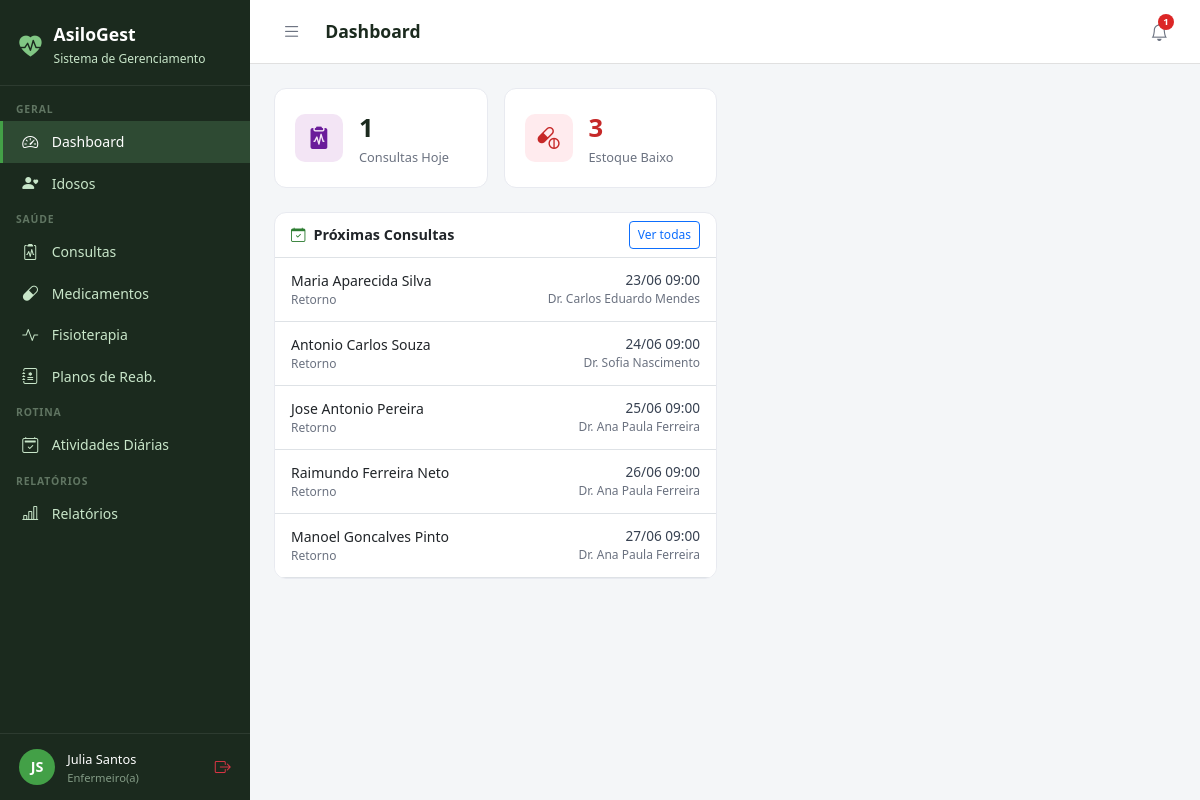
/dashboard/ (signed in), run on the app's committed database.
### core/models.py (models this page shows, shortened)
class Usuario(AbstractUser):
    PERFIL_CHOICES = [
        ('administrador', 'Administrador'),
        ('medico', 'Médico'),
        ('fisioterapeuta', 'Fisioterapeuta'),
        ('enfermeiro', 'Enfermeiro(a)'),
        ('recepcionista', 'Recepcionista'),
        ('familiar', 'Familiar do Idoso'),
    ]
    perfil = models.CharField(
        max_length=20, choices=PERFIL_CHOICES,
        default='recepcionista', verbose_name='Perfil de Acesso'
    )
    telefone = models.CharField(max_length=15, blank=True, verbose_name='Telefone')
    cpf = models.CharField(max_length=14, unique=True, null=True, blank=True, verbose_name='CPF')
    foto = models.ImageField(upload_to='usuarios/', blank=True, null=True, verbose_name='Foto')
    data_nascimento = models.DateField(null=True, blank=True, verbose_name='Data de Nascimento')
    especialidade = models.CharField(
        max_length=100, blank=True, verbose_name='Especialidade',
        help_text='Preencha para Médico ou Fisioterapeuta'
    )
    data_admissao = models.DateField(null=True, blank=True, verbose_name='Data de Admissão')
    primeiro_acesso = models.BooleanField(
        default=True, verbose_name='Primeiro Acesso',
        help_text='Usuário deve definir senha no primeiro login'
    )
    ativo = models.BooleanField(default=True, verbose_name='Ativo')
    criado_em = models.DateTimeField(auto_now_add=True)
    class Meta:
        verbose_name = 'Usuário'
        verbose_name_plural = 'Usuários'
        ordering = ['first_name', 'last_name']
    @property
    def is_administrador(self):
        return self.perfil == 'administrador' or self.is_superuser
    @property
    def is_medico(self):
        return self.perfil == 'medico'
    @property
    def is_fisioterapeuta(self):
        return self.perfil == 'fisioterapeuta'
    @property
    def is_enfermeiro(self):
        return self.perfil == 'enfermeiro'
    @property
    def is_recepcionista(self):
        return self.perfil == 'recepcionista'
    @property
    def is_familiar(self):
        return self.perfil == 'familiar'
    @property
    def pode_ver_saude(self):
        return (self.is_administrador or self.is_medico
                or self.is_fisioterapeuta or self.is_enfermeiro)
    @property
    def pode_cadastrar_usuarios(self):
        return self.is_administrador or self.is_recepcionista
    @property
    def pode_cadastrar_idosos(self):
        return self.is_administrador or self.is_recepcionista
    @property
    def pode_administrar(self):
        return self.is_administrador

### consultas/models.py (models this page shows, shortened)
class Consulta(models.Model):
    TIPO_CHOICES = [
        ('rotina', 'Consulta de Rotina'),
        ('urgencia', 'Urgência'),
        ('retorno', 'Retorno'),
        ('especialidade', 'Especialidade'),
        ('preventiva', 'Preventiva'),
    ]
    STATUS_CHOICES = [
        ('agendada', 'Agendada'),
        ('realizada', 'Realizada'),
        ('cancelada', 'Cancelada'),
        ('falta', 'Falta'),
    ]
    idoso = models.ForeignKey(Idoso, on_delete=models.CASCADE, related_name='consultas')
    medico = models.ForeignKey(Usuario, on_delete=models.SET_NULL, null=True, related_name='consultas_medico', limit_choices_to={'perfil': 'medico'})
    data_hora = models.DateTimeField(verbose_name='Data e Hora')
    tipo = models.CharField(max_length=15, choices=TIPO_CHOICES, default='rotina')
    status = models.CharField(max_length=10, choices=STATUS_CHOICES, default='agendada')
    queixa_principal = models.TextField(blank=True, verbose_name='Queixa Principal')
    anamnese = models.TextField(blank=True, verbose_name='Anamnese')
    exame_fisico = models.TextField(blank=True, verbose_name='Exame Físico')
    diagnostico = models.TextField(blank=True, verbose_name='Diagnóstico')
    prescricao = models.TextField(blank=True, verbose_name='Prescrição / Conduta')
    retorno_em = models.DateField(null=True, blank=True, verbose_name='Retorno Previsto')
    observacoes = models.TextField(blank=True)
    criado_em = models.DateTimeField(auto_now_add=True)
    atualizado_em = models.DateTimeField(auto_now=True)
    class Meta:
        verbose_name = 'Consulta'
        verbose_name_plural = 'Consultas'
        ordering = ['-data_hora']

### idosos/models.py (models this page shows, shortened)
class Idoso(models.Model):
    SEXO_CHOICES = [('M', 'Masculino'), ('F', 'Feminino')]
    TIPO_SANGUINEO = [('A+','A+'),('A-','A-'),('B+','B+'),('B-','B-'),('AB+','AB+'),('AB-','AB-'),('O+','O+'),('O-','O-')]
    STATUS_CHOICES = [('ativo','Ativo'),('inativo','Inativo'),('internado','Internado'),('falecido','Falecido')]
    nome = models.CharField(max_length=150, verbose_name='Nome Completo')
    data_nascimento = models.DateField(verbose_name='Data de Nascimento')
    sexo = models.CharField(max_length=1, choices=SEXO_CHOICES)
    cpf = models.CharField(max_length=14, unique=True, null=True, blank=True)
    rg = models.CharField(max_length=20, blank=True)
    tipo_sanguineo = models.CharField(max_length=3, choices=TIPO_SANGUINEO, blank=True)
    foto = models.ImageField(upload_to='idosos/', blank=True, null=True)
    status = models.CharField(max_length=10, choices=STATUS_CHOICES, default='ativo')
    endereco = models.CharField(max_length=200, blank=True)
    cidade = models.CharField(max_length=100, blank=True)
    estado = models.CharField(max_length=2, blank=True)
    cep = models.CharField(max_length=9, blank=True)
    alergias = models.TextField(blank=True, verbose_name='Alergias')
    condicoes_medicas = models.TextField(blank=True, verbose_name='Condições Médicas')
    observacoes = models.TextField(blank=True, verbose_name='Observações Gerais')
    data_entrada = models.DateField(verbose_name='Data de Entrada')
    numero_quarto = models.CharField(max_length=10, blank=True, verbose_name='Quarto')
    criado_em = models.DateTimeField(auto_now_add=True)
    atualizado_em = models.DateTimeField(auto_now=True)
    class Meta:
        verbose_name = 'Idoso'
        verbose_name_plural = 'Idosos'
        ordering = ['nome']

### core/views.py (the view, shortened to what this page needs)
# urls.py: path('', lambda request: redirect('dashboard'), name='home'),
@login_required
def dashboard(request):
    if request.user.primeiro_acesso:
        return redirect('definir_senha')
    from idosos.models import Idoso
    from medicamentos.models import Medicamento
    from consultas.models import Consulta
    from fisioterapia.models import SessaoFisioterapia
    from atividades.models import RotinaDiaria
    hoje = date.today()
    ctx = {'hoje': hoje}
    if request.user.pode_cadastrar_idosos:
        ctx['total_idosos'] = Idoso.objects.filter(status='ativo').count()
        ctx['total_funcionarios'] = Usuario.objects.filter(ativo=True).exclude(perfil='familiar').count()
    if request.user.pode_ver_saude:
        ctx['consultas_hoje'] = Consulta.objects.filter(
            data_hora__date=hoje, status='agendada').count()
        ctx['sessoes_fisio_hoje'] = SessaoFisioterapia.objects.filter(
            data_hora__date=hoje, status='agendada',
            autorizada=True).count()
        ctx['medicamentos_estoque_baixo'] = Medicamento.objects.filter(
            estoque_atual__lte=models_estoque_minimo(), ativo=True).count()
        ctx['consultas_proximas'] = Consulta.objects.filter(
            data_hora__date__range=[hoje, hoje + timedelta(days=7)],
            status='agendada'
        ).select_related('idoso', 'medico').order_by('data_hora')[:5]
        ctx['sessoes_pendentes_autorizacao'] = SessaoFisioterapia.objects.filter(
            autorizada=False, status='agendada').count()
    return render(request, 'dashboard/dashboard.html', ctx)

### templates/dashboard/dashboard.html (shortened to what this page needs)
{% extends 'base.html' %}
{% block page_title %}Dashboard{% endblock %}
{% block content %}
<div class="row g-3 mb-4">
  {% if consultas_hoje is not None %}
  <div class="col-6 col-md-3">
    <div class="stat-card">
      <div class="d-flex align-items-center gap-3">
        <div class="stat-icon" style="background:#F3E5F5;color:#6A1B9A;"><i class="bi bi-clipboard2-pulse-fill"></i></div>
        <div>
          <div style="font-size:1.6rem;font-weight:700;color:#1B2A1E;">{{ consultas_hoje }}</div>
          <div style="font-size:.8rem;color:#6B7280;">Consultas Hoje</div>
        </div>
      </div>
    </div>
  </div>
  {% endif %}
  {% if medicamentos_estoque_baixo is not None %}
  <div class="col-6 col-md-3">
    <div class="stat-card">
      <div class="d-flex align-items-center gap-3">
        <div class="stat-icon" style="background:#FFEBEE;color:#C62828;"><i class="bi bi-capsule-pill"></i></div>
        <div>
          <div style="font-size:1.6rem;font-weight:700;color:#C62828;">{{ medicamentos_estoque_baixo }}</div>
          <div style="font-size:.8rem;color:#6B7280;">Estoque Baixo</div>
        </div>
      </div>
    </div>
  </div>
  {% endif %}
</div>
<div class="row g-3">
  {% if consultas_proximas %}
  <div class="col-12 col-lg-6">
    <div class="table-card">
      <div class="d-flex align-items-center justify-content-between px-3 py-2 border-bottom">
        <span style="font-weight:600;font-size:.9rem;"><i class="bi bi-calendar-check me-2" style="color:#2E7D32;"></i>Próximas Consultas</span>
        <a href="{% url 'consultas:lista' %}" class="btn btn-sm btn-outline-primary" style="font-size:.75rem;">Ver todas</a>
      </div>
      <table class="table table-hover">
        <tbody>
          {% for c in consultas_proximas %}
          <tr>
            <td>
              <div style="font-weight:500;font-size:.875rem;">{{ c.idoso.nome }}</div>
              <div style="font-size:.75rem;color:#6B7280;">{{ c.get_tipo_display }}</div>
            </td>
            <td class="text-end">
              <div style="font-size:.85rem;color:#374151;">{{ c.data_hora|date:"d/m H:i" }}</div>
              <div style="font-size:.75rem;color:#6B7280;">Dr. {{ c.medico.get_full_name|default:"–" }}</div>
            </td>
          </tr>
          {% endfor %}
        </tbody>
      </table>
    </div>
  </div>
  {% endif %}
</div>
{% endblock %}

### templates/base.html (shortened to what this page needs)
<!DOCTYPE html>
<html lang="pt-br">
<head>
  <link href="https://cdn.jsdelivr.net/npm/bootstrap@5.3.0/dist/css/bootstrap.min.css" rel="stylesheet">
  <link href="https://cdn.jsdelivr.net/npm/bootstrap-icons@1.11.0/font/bootstrap-icons.css" rel="stylesheet">
</head>
<body>
{% if user.is_authenticated %}
<div id="sidebar">
  <div class="sidebar-brand">
    <i class="bi bi-heart-pulse-fill" style="color:#81C784;font-size:1.4rem;"></i>
    <div>
      <h5 style="margin:0;">AsiloGest</h5>
      <small>Sistema de Gerenciamento</small>
    </div>
  </div>
  <nav class="sidebar-nav">
    <div class="nav-section">Geral</div>
    <a href="{% url 'dashboard' %}" class="sidebar-link {% if request.resolver_match.url_name == 'dashboard' %}active{% endif %}">
      <i class="bi bi-speedometer2"></i> Dashboard
    </a>
    <a href="{% url 'idosos:lista' %}" class="sidebar-link">
      <i class="bi bi-person-heart"></i>
      {% if user.is_familiar %}Meus Familiares{% else %}Idosos{% endif %}
    </a>
    {% if user.pode_ver_saude or user.is_familiar %}
    <div class="nav-section">Saúde</div>
    <a href="{% url 'consultas:lista' %}" class="sidebar-link">
      <i class="bi bi-clipboard2-pulse"></i> Consultas
    </a>
    <a href="{% url 'medicamentos:lista' %}" class="sidebar-link">
      <i class="bi bi-capsule"></i> Medicamentos
    </a>
    <a href="{% url 'fisioterapia:lista' %}" class="sidebar-link">
      <i class="bi bi-activity"></i> Fisioterapia
    </a>
    {% if user.pode_ver_saude and not user.is_familiar %}
    <a href="{% url 'fisioterapia:planos_lista' %}" class="sidebar-link">
      <i class="bi bi-journal-medical"></i> Planos de Reab.
    </a>
    {% endif %}
    {% endif %}
    <div class="nav-section">Rotina</div>
    <a href="{% url 'atividades:lista' %}" class="sidebar-link">
      <i class="bi bi-calendar2-check"></i> Atividades Diárias
    </a>
    {% if user.pode_ver_saude or user.pode_administrar %}
    <div class="nav-section">Relatórios</div>
    <a href="{% url 'relatorios:lista' %}" class="sidebar-link">
      <i class="bi bi-bar-chart-line"></i> Relatórios
    </a>
    {% endif %}
  </nav>
  <div class="sidebar-user">
    <div class="avatar">{{ user.first_name|first|upper }}{{ user.last_name|first|upper }}</div>
    <div class="info" style="min-width:0;flex:1;">
      <span>{{ user.get_full_name|truncatechars:18 }}</span>
      <small>{{ user.get_perfil_display }}</small>
    </div>
    <a href="{% url 'logout' %}" class="text-danger" title="Sair" style="flex-shrink:0;">
      <i class="bi bi-box-arrow-right"></i>
    </a>
  </div>
</div>
<div id="main">
  <div class="topbar">
    <div class="topbar-left">
      <button class="btn-toggle-sidebar" onclick="toggleSidebar()" title="Menu">
        <i class="bi bi-list"></i>
      </button>
      <h4>{% block page_title %}{% endblock %}</h4>
    </div>
    <div class="d-flex align-items-center gap-2">
      <div style="position:relative;">
        <button class="notif-btn" id="notifBtn" onclick="toggleNotif()" title="Notificações">
          <i class="bi bi-bell"></i>
          {% if notif_count %}
          <span class="notif-badge">{{ notif_count }}</span>
          {% endif %}
        </button>
      </div>
    </div>
  </div>
  <div class="content">
    {% block content %}{% endblock %}
  </div>
</div>
{% else %}
{% block full_content %}{% endblock %}
{% endif %}
</body>
</html>

### data on the page
Usuario: first_name|first "J", last_name|first "S", get_full_name "Julia Santos", perfil "Enfermeiro(a)"
Consulta: idoso.nome "Maria Aparecida Silva", tipo "Retorno", data_hora "23/06 09:00", medico.get_full_name "Carlos Eduardo Mendes"
Consulta: idoso.nome "Antonio Carlos Souza", tipo "Retorno", data_hora "24/06 09:00", medico.get_full_name "Sofia Nascimento"
Consulta: idoso.nome "Jose Antonio Pereira", tipo "Retorno", data_hora "25/06 09:00", medico.get_full_name "Ana Paula Ferreira"
Consulta: idoso.nome "Raimundo Ferreira Neto", tipo "Retorno", data_hora "26/06 09:00", medico.get_full_name "Ana Paula Ferreira"
Consulta: idoso.nome "Manoel Goncalves Pinto", tipo "Retorno", data_hora "27/06 09:00", medico.get_full_name "Ana Paula Ferreira"

### other printed values
{{ notif_count }} "1"
{{ consultas_hoje }} "1"
{{ medicamentos_estoque_baixo }} "3"
